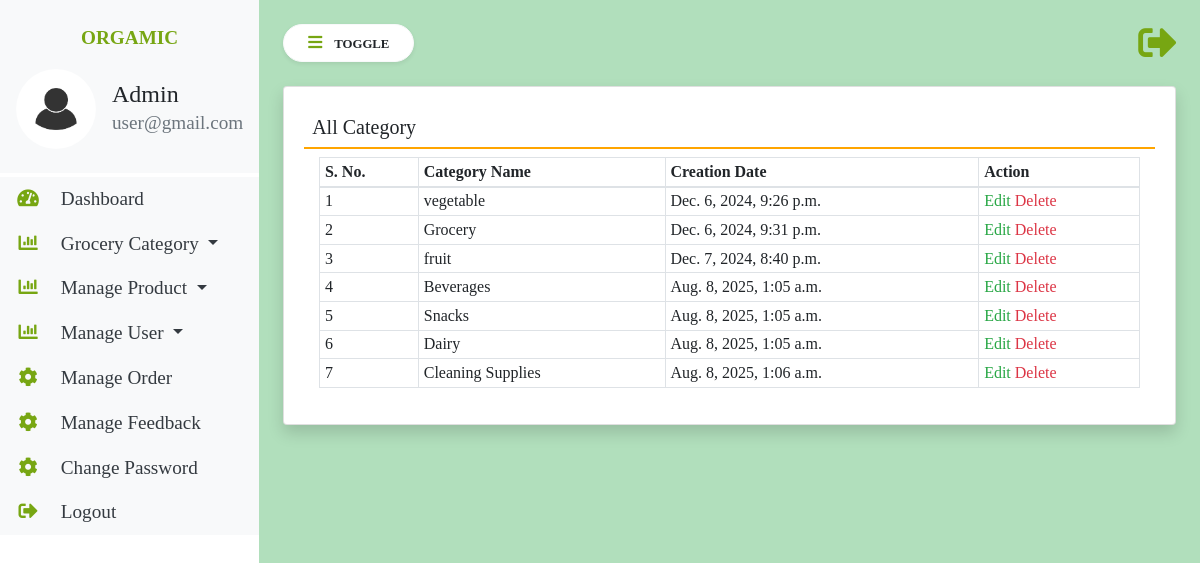
The app's page /view-category/ (signed in) with its own data.
### groceryapp/models.py (models this page shows, shortened)
class Category(models.Model):
    name = models.CharField(max_length=100, null=True, blank=True)
    created = models.DateTimeField(default=now)

### groceryapp/views.py (the view)
# urls.py: path('view-category/', viewCategory, name="view-category"),
def viewCategory(request):
    category = Category.objects.all()
    return render(request, 'view-category.html', locals())

### groceryapp/templates/view-category.html
{% extends 'admin-base.html' %}
{% block main  %}
<div class="card shadow">
    <div class="card-body">
        <h5 class="p-2" style="border-bottom: 2px solid orange;">All Category</h5>
        <div class="container-fluid">
            <table class="table table-bordered table-sm" id="example">
                <thead>
                <tr>
                    <th>S. No.</th>
                    <th>Category Name</th>
                    <th>Creation Date</th>
                    <th>Action</th>
                </tr>
                </thead>
                <tbody>
                {% for i in category %}
                <tr>
                    <td>{{forloop.counter}}</td>
                    <td>{{i.name}}</td>
                    <td>{{i.created}}</td>
                    <td>
                        <a href="/edit-category/{{i.id}}/" class="text-success">Edit</a>
                        <a href="/delete-category/{{i.id}}/" class="text-danger"
                           onclick="return confirm('Are You Sure?')">Delete</a></td>
                </tr>
                {% endfor %}
                </tbody>
            </table>
        </div>
    </div>
</div>
{% endblock %}

### groceryapp/templates/admin-base.html (shortened to what this page needs)
{% load static %}
<html lang="en">
<head>
    <link rel="stylesheet" href="https://maxcdn.bootstrapcdn.com/bootstrap/4.3.1/css/bootstrap.min.css">
    <link rel="stylesheet" href="https://use.fontawesome.com/releases/v5.6.3/css/all.css"
>
</head>
<body style="font-family: cursive; font-size: 1.2rem;">
<div class="vertical-nav bg-white" id="sidebar" style="display: flex; height: 100vh;">
    <div class="vertical-nav bg-white">
        <div class="py-4 px-3 mb-1 bg-light">
            <p class="font-weight-bold text-uppercase px-3 dashboard-text text-center"><span style="color: #77a612; font-weight: bold">ORGAMIC</span></p>
            <div class="media d-flex align-items-center">
                <img src="{% static 'admin.jpg' %}" width="80" height="80" class="mr-3" style="border-radius: 50px;">
                <div class="media-body">
                    <h4 class="mb-0">Admin</h4>
                    <p class="text-muted mb-0">{{request.user.email}}</p>
                </div>
            </div>
        </div>
        <div>
            <ul class="nav flex-column bg-white">
                <li class="nav-item">
                    <a href="/admin-dashboard/" class="nav-link text-dark bg-light">
                        <i class="fas fa-tachometer-alt fa-fw mr-3" style="color: #77a612"></i>
                        Dashboard
                    </a>
                </li>
                <li class="nav-item dropdown">
                    <a class="nav-link dropdown-toggle text-dark bg-light" href="#" id="navbardrop" data-toggle="dropdown">
                        <i class="fas fa-chart-bar mr-3 fa-fw" style="color: #77a612"></i> Grocery Category
                    </a>
                </li>
                <li class="nav-item dropdown">
                    <a class="nav-link dropdown-toggle text-dark bg-light" href="#" id="navbardrop" data-toggle="dropdown">
                        <i class="fas fa-chart-bar mr-3 fa-fw" style="color: #77a612"></i> Manage Product
                    </a>
                </li>
                <li class="nav-item dropdown">
                    <a class="nav-link dropdown-toggle text-dark bg-light" href="#" id="navbardrop" data-toggle="dropdown">
                        <i class="fas fa-chart-bar mr-3 fa-fw" style="color: #77a612"></i> Manage User
                    </a>
                </li>
                <li class="nav-item">
                    <a href="" class="nav-link text-dark bg-light">
                        <i class="fas fa-cog mr-3 fa-fw" style="color: #77a612"></i>
                        Manage Order
                    </a>
                </li>
                <li class="nav-item">
                    <a href="" class="nav-link text-dark bg-light">
                        <i class="fas fa-cog mr-3 fa-fw" style="color: #77a612"></i>
                        Manage Feedback
                    </a>
                </li>
                <li class="nav-item">
                    <a href="" class="nav-link text-dark bg-light">
                        <i class="fas fa-cog mr-3 fa-fw" style="color: #77a612"></i>
                        Change Password
                    </a>
                </li>
                <li class="nav-item">
                    <a href="" class="nav-link text-dark bg-light">
                        <i class="fas fa-sign-out-alt mr-3 fa-fw" style="color: #77a612"></i>
                        Logout
                    </a>
                </li>
            </ul>
        </div>
    </div>
    <div class="page-content p-4" style="background-color: #28a7455c; width: -webkit-fill-available;" id="content">
        <a href="" title="logout" class="float-right" style="color: #77a612"><i class="fas fa-sign-out-alt fa-2x"></i></a>
        <button id="sidebarCollapse" type="button" class="btn btn-light bg-white rounded-pill shadow-sm px-4 mb-4">
            <i class="fas fa-bars mr-2" style="color: #77a612"></i>
            <small class="text-uppercase font-weight-bold">Toggle</small>
        </button>
           {% block main %}
           {% endblock %}
    </div>
</div>
</body>
</html>

### records on screen
Category: name "vegetable", created "Dec. 6, 2024, 9:26 p.m."
Category: name "Grocery", created "Dec. 6, 2024, 9:31 p.m."
Category: name "fruit", created "Dec. 7, 2024, 8:40 p.m."
Category: name "Beverages", created "Aug. 8, 2025, 1:05 a.m."
Category: name "Snacks", created "Aug. 8, 2025, 1:05 a.m."
Category: name "Dairy", created "Aug. 8, 2025, 1:05 a.m."
Category: name "Cleaning Supplies", created "Aug. 8, 2025, 1:06 a.m."

### other values on screen
{{ request.user.email }} "user@gmail.com"
